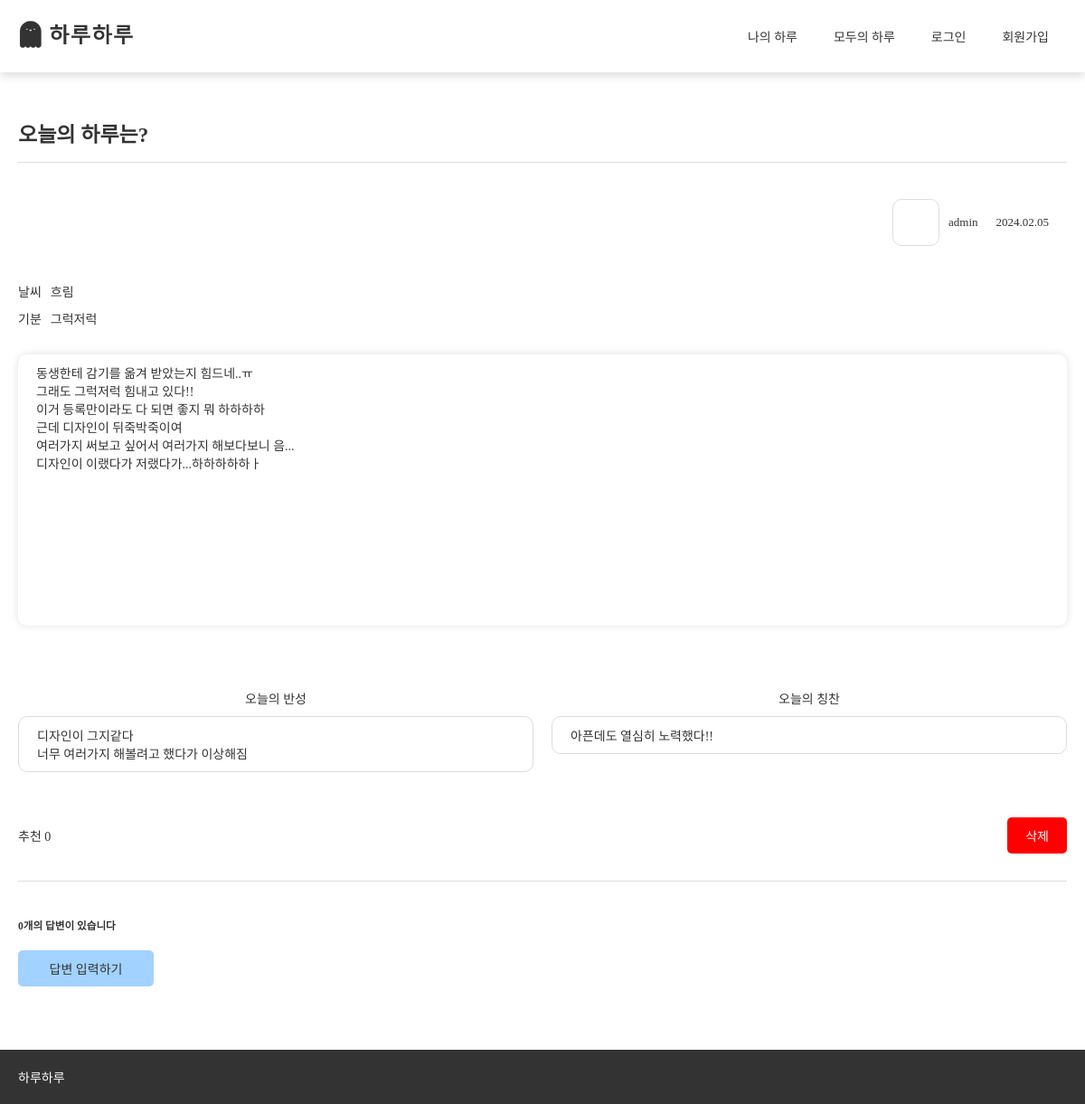
Screenshot of /diary/2/ with the database file from the repository.
### diary/models.py (models this page shows, shortened)
class CreateDiary(models.Model):
    author = models.ForeignKey(User, on_delete=models.CASCADE, related_name='author_diary')
    diary_id = models.AutoField(primary_key=True)
    date = models.CharField(max_length=30,blank=True,null=True)
    create_date = models.DateTimeField()
    modify_date = models.DateTimeField(blank=True, null=True)
    weather = models.CharField(max_length=30)
    mood = models.CharField(max_length=30)
    title = models.CharField(max_length=200)
    content = models.TextField()
    photo = models.ImageField(blank=True,null=True, upload_to='diary_photo/')
    reflection = models.CharField(max_length=200, blank=True, null=True)
    voter = models.ManyToManyField(User, related_name='voter_diary')
    praise = models.CharField(max_length=200, blank=True, null=True)
    disclose_choice= (
        ('public', '공개'),
        ('private', '비공개'),
    )
    disclose = models.CharField(max_length=20, choices=disclose_choice, default='public')

### diary/views/base_views.py (the view)
# urls.py: path('diary/<int:diary_id>/', base_views.detail, name='detail'),
def detail(request, diary_id):
    diary = CreateDiary.objects.get(diary_id=diary_id)
    create_date = diary.create_date
    previous_day = create_date - timedelta(days=1)
    try:
        user_profile = UserProfile.objects.get(user_id=diary.author_id)
        if user_profile :
            image_path = user_profile.profile_image.url if user_profile.profile_image else None
        else:
            image_path = None
    except UserProfile.DoesNotExist:
        image_path = None
    context = {'diary':diary, 'image_path':image_path, 'previous_day': previous_day}
    return render(request, 'diary/diary_detail.html', context)

### templates/diary/diary_detail.html (shortened to what this page needs)
{% extends 'base.html' %}
{% load static %}
{% block content %}
<link rel="stylesheet" href="{% static 'css/diary/diary_detail.css' %}">
    <main>
        <div class="container">
            <div class="diary_detail_box">
                <h1>{{ diary.title }}</h1>
                <div class="content_box">
                    <div class="date_user_box">
                        <div class="user_box">
                            <div class="user_photo">
                                {% if image_path   %}
                                <div class="user_photo_background" style="background: url({{image_path }}); background-position: center; background-size: cover; background-repeat: no-repeat;"></div>
                                {% else %}
                                <div class="user_photo_background" style="background: url({% static 'img/common/default_image.png' %}); background-position: center; background-size: cover; background-repeat: no-repeat;"></div>
                                {% endif %}
                            </div>
                            <div class="user_name">{{ diary.author.username }}</div>
                        </div>
                        <div class="date_box previous_day" id="{{ previous_day|date:'Y.m.d' }}">{{ previous_day|date:"Y.m.d" }}</div> <br><br>
                    </div>
                    <div class="ext_box">
                        <div class="text_box">
                            <span>날씨</span>
                            <span>{{ diary.weather }}</span>
                        </div>
                        <div class="text_box">
                            <span>기분</span>
                            <span>{{ diary.mood }}</span>
                        </div>
                    </div>
                    <div class="main_content_box">
                        <div class="main_text">{{ diary.content|linebreaksbr }}</div>
                    </div>
                    <div class="today_ext_box">
                        <div>
                            <span>오늘의 반성</span>
                            {% if diary.reflection %}
                                <span>{{ diary.reflection|linebreaksbr }}</span>
                            {% else %}
                                <span style="color: #ddd; text-align: center;">Nothing</span>
                            {% endif %}
                        </div>
                        <div>
                            <span>오늘의 칭찬</span>
                            {% if diary.praise %}
                                <span>{{ diary.praise|linebreaksbr }}</span>
                            {% else %}
                                <span style="color: #ddd; text-align: center;">Nothing</span>
                            {% endif %}
                        </div>
                    </div>
                    <div class="btns_box">
                        <a href="javascript:void(0)" data-uri="{% url 'diary:diary_vote' diary.diary_id  %}"
                            class="recommend"> 추천
                            <span>{{diary.voter.count}}</span>
                        </a>
                        <div class="update_btn_box">
                            <a href="javascript:void(0)" class="delete delete_btn"
                            data-uri="{% url 'diary:diary_delete' diary.diary_id  %}">삭제</a>
                        </div>
                    </div>
                </div>
                <div class="answer_box">
                    {% if diary.disclose == 'public' %}
                        <h5 class="answer_count">{{ diary.answer_set.count }}개의 답변이 있습니다</h5>
                    {% endif %}
                    {% if diary.disclose == 'public' %}
                    <div class="answer_write_btn">답변 입력하기</div>
                    {% endif %}
                </div>
            </div>
        </div>
    </main>
{% endblock %}

### static/css/base.css (style rules this page uses)
body { margin: 0; font-family: 'ScoreDream'; color: #333; }
a { display: inline-block; text-decoration: none; color: inherit; }
main { margin-top: 50px; min-height: 75vh; }
.container { width: 100%; max-width: 1200px; margin: auto; }
@media (max-width: 1200px) { .container { width: 100%; max-width: 100%; padding: 0 20px; box-sizing: border-box; font-size: 14px; } }

### static/css/diary/diary_detail.css (style rules this page uses)
.content_box { display: flex; flex-direction: column; gap: 10px; border-top: 1px solid #ddd; }
.date_user_box { display: flex; gap: 20px; align-items: center; font-size: 13px; justify-content: flex-end; }
.user_box { display: flex; align-items: center; gap: 10px; }
.user_photo { width: 50px; height: 50px; border: 1px solid #ddd; border-radius: 10px; background: #fff; overflow: hidden; }
.user_photo_background { width: 100%; height: 100%; }
.ext_box { display: flex; flex-direction: column; gap: 10px; }
.text_box { display: flex; gap: 10px; }
.text_box span:first-child { font-weight: 500; }
.main_content_box { display: flex; flex-direction: column; gap: 10px; margin: 20px 0 50px 0; }
.main_text { padding: 10px 20px; box-sizing: border-box; font-weight: 500; min-height: 300px; box-shadow: 0 0 10px 0 #e1e1e1; border-radius: 10px; }
.today_ext_box { display: grid; width: 100%; grid-template-columns: repeat(2,1fr); gap: 20px; }
.today_ext_box div { display: flex; flex-direction: column; gap: 10px; }
.today_ext_box div span:last-child { padding: 10px 20px; box-sizing: border-box; border: 1px solid #ddd; border-radius: 10px; }
.btns_box { display: flex; justify-content: space-between; align-items: center; font-size: 14px; }
.answer_submit, .update_btn, .delete_btn, .recommend { margin-top: 30px; box-sizing: border-box; border-radius: 5px; font-weight: 500; }
.recommend { background: #fff; }
.delete_btn { background: red; color: #fff; padding: 10px 20px; }
.answer_box { margin-top: 30px; padding-top: 20px; box-sizing: border-box; border-top: 1px solid #ddd; }
.answer_write_btn, .answer_btn_box a { box-sizing: border-box; border-radius: 5px; font-weight: 500; padding: 5px 10px; }
.answer_write_btn, .answer_update_btn { background-color: #A2D2FF; }
.answer_write_btn { margin: 20px 0; text-align: center; margin: 20px 0; max-width: 150px; padding: 10px 20px; cursor: pointer; }
@media (max-width: 1200px) { .diary_detail_box h1 { font-size: 23px; } }
@media (max-width: 1200px) { .content_box { gap: 20px; } }
@media (max-width: 1200px) { .date_user_box { margin-bottom: 20px; } }
@media (max-width: 1200px) { .main_content_box { margin: 0 0 50px 0; } }
@media (max-width: 1200px) { .today_ext_box div span:first-child { text-align: center; font-weight: 500; } }

### rows the page displays
CreateDiary: title "오늘의 하루는?", author.username "admin", weather "흐림", mood "그럭저럭", content "동생한테 감기를 옮겨 받았는지 힘드네..ㅠ 그래도 그럭저럭 힘내고 있다!! 이거 등록만이라도 다 되면 좋지 뭐 하하하하 근데 디자인이 뒤죽박죽이여 여러가지 써보고 싶어서 여러가지 해보다보니 음... 디자인이 이랬다가 저랬다가...하하하하하ㅏ", reflection "디자인이 그지같다 너무 여러가지 해볼려고 했다가 이상해짐", praise "아픈데도 열심히 노력했다!!", voter.count "0", answer_set.count "0"

### other values shown
{{ previous_day|date:"Y.m.d" }} "2024.02.05"
